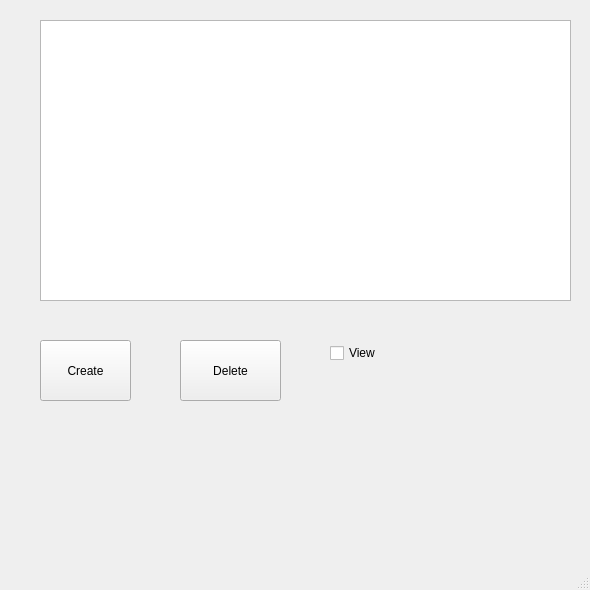
<?xml version="1.0" encoding="UTF-8"?>
<ui version="4.0">
 <class>MainWindow</class>
 <widget class="QMainWindow" name="MainWindow">
  <property name="geometry">
   <rect>
    <x>0</x>
    <y>0</y>
    <width>590</width>
    <height>590</height>
   </rect>
  </property>
  <property name="windowTitle">
   <string>MainWindow</string>
  </property>
  <widget class="QWidget" name="centralwidget">
   <widget class="QListView" name="listView">
    <property name="geometry">
     <rect>
      <x>40</x>
      <y>20</y>
      <width>531</width>
      <height>281</height>
     </rect>
    </property>
   </widget>
   <widget class="QPushButton" name="pushButton">
    <property name="geometry">
     <rect>
      <x>40</x>
      <y>340</y>
      <width>91</width>
      <height>61</height>
     </rect>
    </property>
    <property name="text">
     <string>Create</string>
    </property>
   </widget>
   <widget class="QPushButton" name="pushButton_2">
    <property name="geometry">
     <rect>
      <x>180</x>
      <y>340</y>
      <width>101</width>
      <height>61</height>
     </rect>
    </property>
    <property name="text">
     <string>Delete</string>
    </property>
   </widget>
   <widget class="QCheckBox" name="checkBox">
    <property name="enabled">
     <bool>true</bool>
    </property>
    <property name="geometry">
     <rect>
      <x>330</x>
      <y>340</y>
      <width>93</width>
      <height>26</height>
     </rect>
    </property>
    <property name="tabletTracking">
     <bool>false</bool>
    </property>
    <property name="statusTip">
     <string/>
    </property>
    <property name="text">
     <string>View</string>
    </property>
    <property name="tristate">
     <bool>false</bool>
    </property>
   </widget>
  </widget>
  <widget class="QMenuBar" name="menubar">
   <property name="geometry">
    <rect>
     <x>0</x>
     <y>0</y>
     <width>590</width>
     <height>25</height>
    </rect>
   </property>
  </widget>
  <widget class="QStatusBar" name="statusbar"/>
 </widget>
 <resources/>
 <connections/>
</ui>
